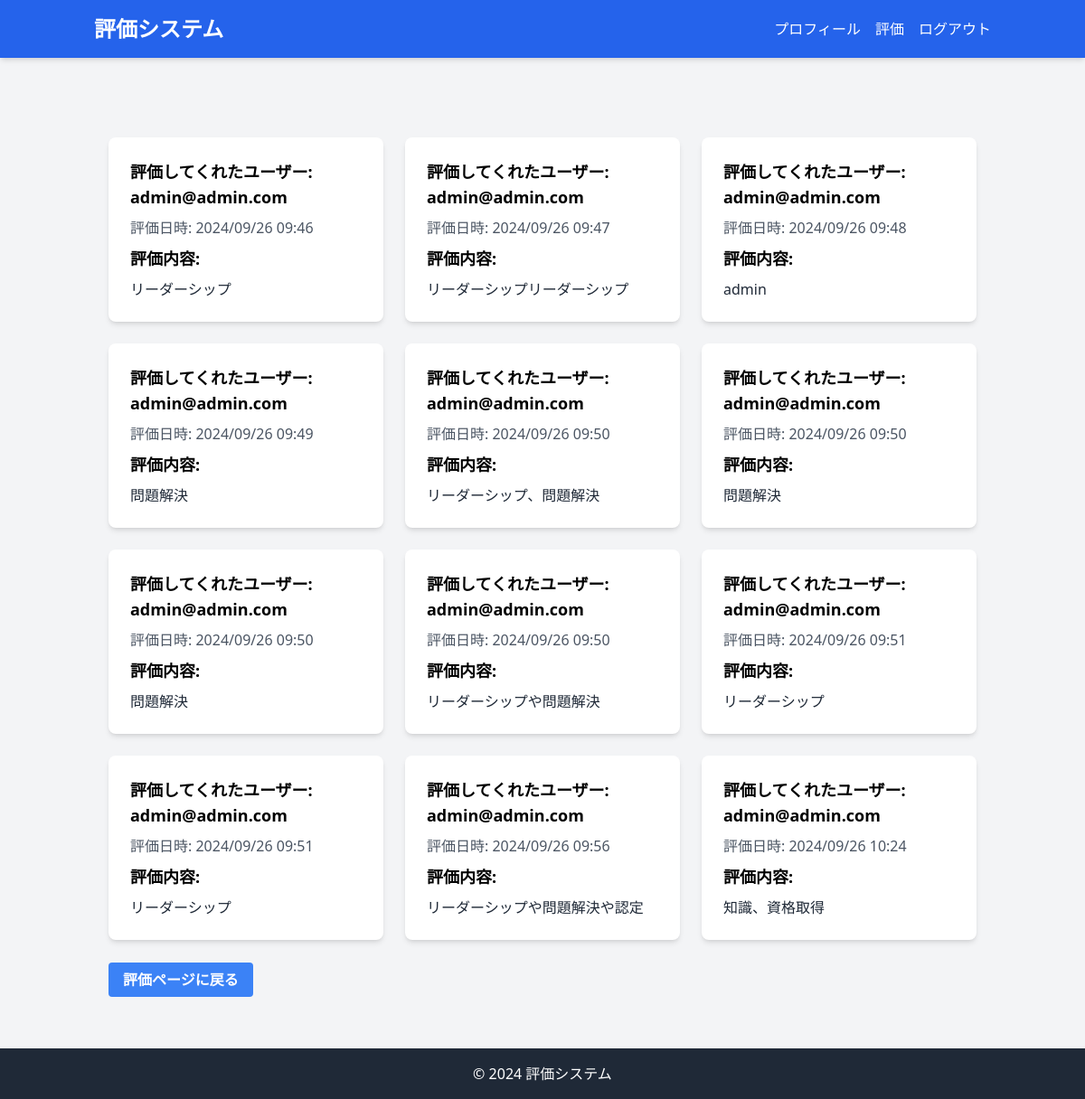
The page /eva/1/ (signed in) on the database as committed earlier.
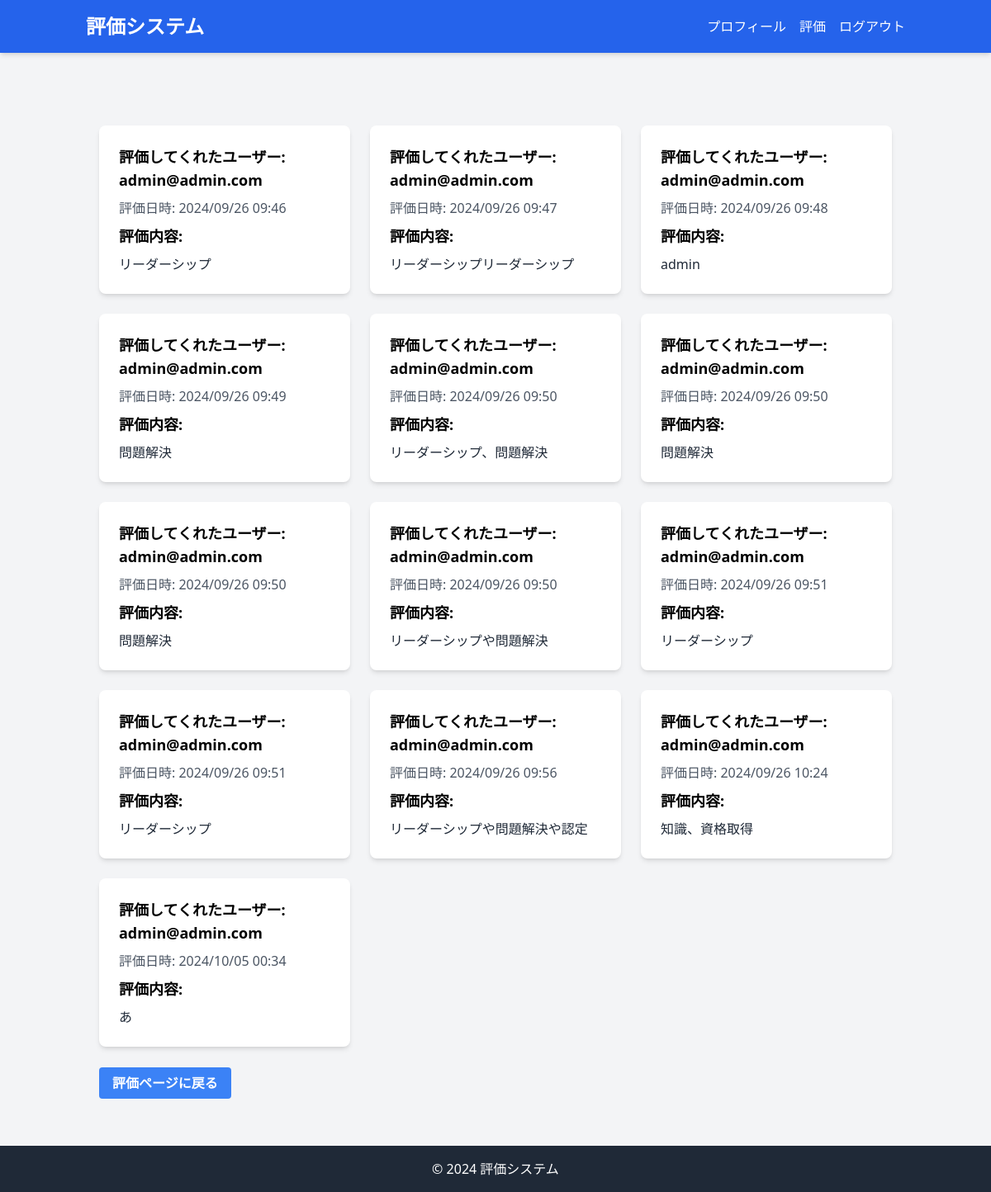
The same page on the database as committed later.
### main/models.py (models this page shows)
class Eva(models.Model):
    for_user = models.ForeignKey(User, on_delete=models.CASCADE, related_name="for_user")
    from_user = models.ForeignKey(User, on_delete=models.CASCADE, related_name="from_user")
    detail = models.CharField(max_length=200)
    pub_date = models.DateTimeField(auto_now_add=True)

### user/models.py (models this page shows)
class User(AbstractBaseUser, PermissionsMixin):
    user_vali = UnicodeUsernameValidator()
    username = models.CharField(_('username'), max_length=150, unique=True, validators=[user_vali])
    email = models.EmailField(_('email'), unique=True)
    is_staff = models.BooleanField(_('staff status'), default=False)
    objects = UserManager()
    USERNAME_FIELD = 'email'
    REQUIRED_FIELDS = ['username']

### main/views.py (the view)
# urls.py: path("eva/<int:user_id>/", views.view_evaluation, name="eva_list"),
@login_required
@user_data_required
def view_evaluation(request, user_id):
    target_user = get_object_or_404(User, id=user_id)
    evaluations = Eva.objects.filter(for_user=request.user)
    return render(request, 'main/view_evaluation.html', {
        'evaluations': evaluations,
        'target_user': target_user,
    })

### main/views.py (called while the page is built)
def user_data_required(view_func):
    @wraps(view_func)
    def _wrapped_view(request, *args, **kwargs):
        try:
            UserData.objects.get(username=request.user)
        except UserData.DoesNotExist:
            return redirect('main:home')
        return view_func(request, *args, **kwargs)
    return _wrapped_view

### main/templates/main/view_evaluation.html (shortened to what this page needs)
{% extends 'main/base.html' %}
{% load static %}
{% block content %}
<div class="container mx-auto px-4 py-8">
    {% if evaluations %}
        <div class="grid gap-6 md:grid-cols-2 lg:grid-cols-3">
            {% for evaluation in evaluations %}
                <div class="bg-white shadow-md rounded-lg p-6">
                    <p class="text-lg font-semibold mb-2">評価してくれたユーザー: {{ evaluation.from_user.email }}</p>
                    <p class="text-gray-600 mb-2">評価日時: {{ evaluation.pub_date|date:"Y/m/d H:i" }}</p>
                    <p class="text-lg font-semibold mb-2">評価内容:</p>
                    <p class="text-gray-800">{{ evaluation.detail }}</p>
                </div>
            {% endfor %}
        </div>
    {% else %}
        <p class="text-xl text-gray-600">まだ評価はありません。</p>
    {% endif %}
    <div class="mt-8">
        <a href="{% url 'main:eva' %}" class="bg-blue-500 hover:bg-blue-700 text-white font-bold py-2 px-4 rounded">
            評価ページに戻る
        </a>
    </div>
</div>
{% endblock %}

Rows that differ between the two databases and show on the page:
added Eva: from_user.email "admin@admin.com", pub_date "2024/10/05 00:34", detail "あ"
